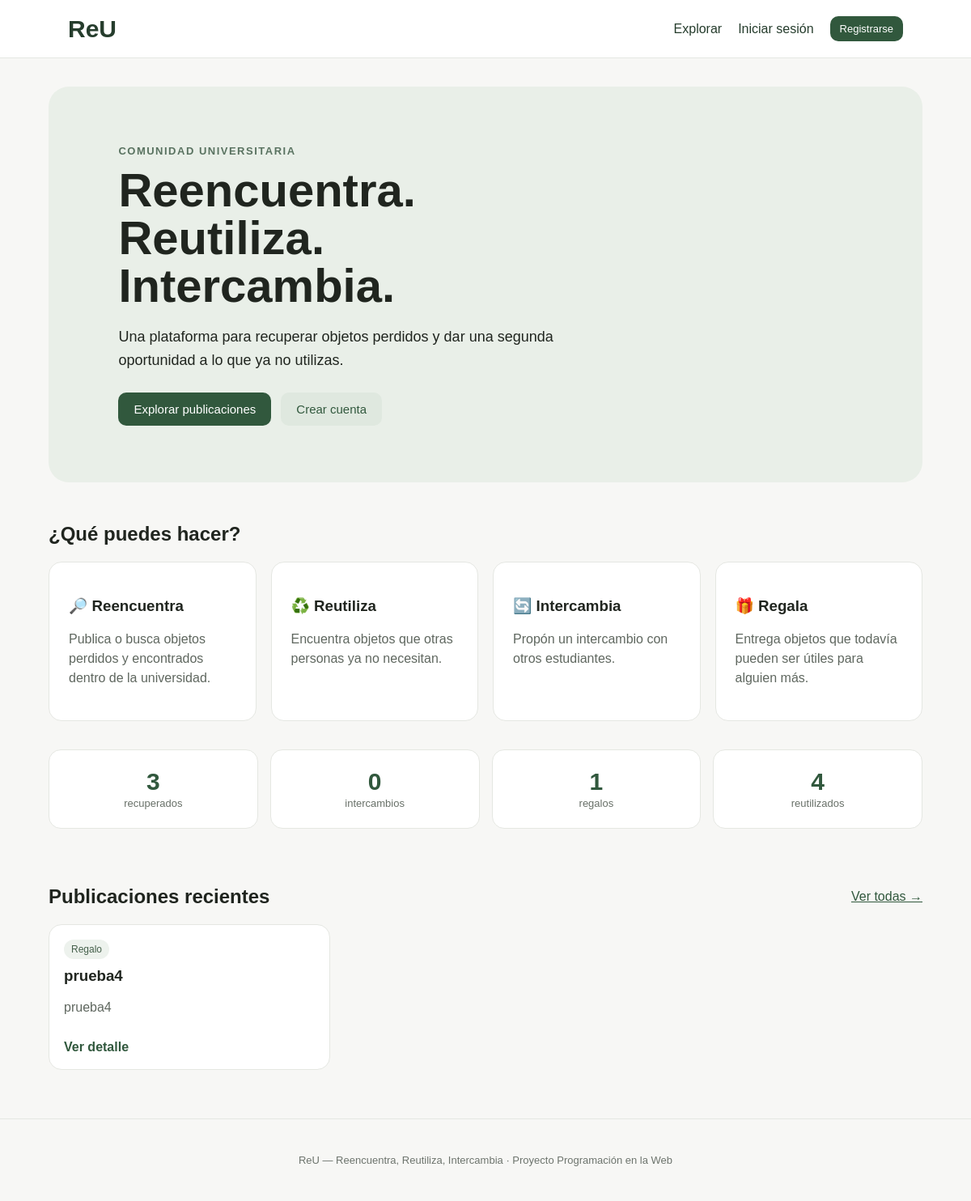
The page / on the database its author committed.
### core/models.py (models this page shows, shortened)
class Publicacion(models.Model):
    TIPO_CHOICES = [
        ("PERDIDO", "Perdido"),
        ("ENCONTRADO", "Encontrado"),
        ("INTERCAMBIO", "Intercambio"),
        ("REGALO", "Regalo"),
    ]
    ESTADO_OBJETO_CHOICES = [
        ("BUENO", "Bueno"),
        ("REGULAR", "Regular"),
        ("USADO", "Usado"),
    ]
    ESTADO_PUBLICACION_CHOICES = [
        ("ACTIVA", "Activa"),
        ("EN_PROCESO", "En proceso"),
        ("RESUELTA", "Resuelta"),
        ("CANCELADA", "Cancelada"),
    ]
    usuario = models.ForeignKey(
        Usuario,
        on_delete=models.CASCADE,
        related_name="publicaciones",
    )
    categoria = models.ForeignKey(
        Categoria,
        on_delete=models.PROTECT,
        related_name="publicaciones",
    )
    tipo = models.CharField(max_length=20, choices=TIPO_CHOICES)
    titulo = models.CharField(max_length=150)
    descripcion = models.TextField()
    estado_objeto = models.CharField(
        max_length=20,
        choices=ESTADO_OBJETO_CHOICES,
        blank=True,
    )
    ubicacion = models.CharField(max_length=150, blank=True)
    valor_tokens = models.PositiveIntegerField(default=0)
    coord_x = models.FloatField(null=True, blank=True)
    coord_y = models.FloatField(null=True, blank=True)
    imagen = models.ImageField(upload_to="publicaciones/", blank=True, null=True)
    fecha_publicacion = models.DateTimeField(auto_now_add=True)
    estado_publicacion = models.CharField(
        max_length=20,
        choices=ESTADO_PUBLICACION_CHOICES,
        default="ACTIVA",
    )
    class Meta:
        ordering = ["-fecha_publicacion"]

### core/views.py (the view)
# urls.py: path("", views.home, name="home"),
def home(request):
    context = {
        "recuperados": Publicacion.objects.filter(
            tipo__in=["PERDIDO", "ENCONTRADO"],
            estado_publicacion="RESUELTA",
        ).count(),
        "intercambios": Publicacion.objects.filter(
            tipo="INTERCAMBIO",
            estado_publicacion="RESUELTA",
        ).count(),
        "regalos": Publicacion.objects.filter(
            tipo="REGALO",
            estado_publicacion="RESUELTA",
        ).count(),
        "reutilizados": Publicacion.objects.filter(
            estado_publicacion="RESUELTA"
        ).count(),
        "ultimas": Publicacion.objects.filter(
            estado_publicacion="ACTIVA"
        )[:6],
    }
    return render(request, "home.html", context)

### templates/home.html (shortened to what this page needs)
{% extends "base.html" %}
{% block content %}
<section class="hero">
    <div>
        <span class="eyebrow">Comunidad universitaria</span>
        <h1>Reencuentra.<br>Reutiliza.<br>Intercambia.</h1>
        <p>Una plataforma para recuperar objetos perdidos y dar una segunda oportunidad a lo que ya no utilizas.</p>
        <div class="actions">
            <a class="btn" href="{% url 'explorar' %}">Explorar publicaciones</a>
            {% if user.is_authenticated %}
                <a class="btn secondary" href="{% url 'publicar' %}">Publicar un objeto</a>
            {% else %}
                <a class="btn secondary" href="{% url 'registro' %}">Crear cuenta</a>
            {% endif %}
        </div>
    </div>
</section>
<section class="section">
    <h2>¿Qué puedes hacer?</h2>
    <div class="grid-4">
        <article class="card"><h3>🔎 Reencuentra</h3><p>Publica o busca objetos perdidos y encontrados dentro de la universidad.</p></article>
        <article class="card"><h3>♻️ Reutiliza</h3><p>Encuentra objetos que otras personas ya no necesitan.</p></article>
        <article class="card"><h3>🔄 Intercambia</h3><p>Propón un intercambio con otros estudiantes.</p></article>
        <article class="card"><h3>🎁 Regala</h3><p>Entrega objetos que todavía pueden ser útiles para alguien más.</p></article>
    </div>
</section>
<section class="stats">
    <div><strong>{{ recuperados }}</strong><span>recuperados</span></div>
    <div><strong>{{ intercambios }}</strong><span>intercambios</span></div>
    <div><strong>{{ regalos }}</strong><span>regalos</span></div>
    <div><strong>{{ reutilizados }}</strong><span>reutilizados</span></div>
</section>
<section class="section">
    <div class="section-header">
        <h2>Publicaciones recientes</h2>
        <a href="{% url 'explorar' %}">Ver todas →</a>
    </div>
    <div class="cards">
        {% for p in ultimas %}
        <article class="object-card">
            <div class="object-body">
                <span class="tag">{{ p.get_tipo_display }}</span>
                <h3>{{ p.titulo }}</h3>
                <p>{{ p.descripcion|truncatechars:100 }}</p>
                <a href="{% url 'detalle' p.pk %}">Ver detalle</a>
            </div>
        </article>
        {% empty %}
            <p>Aún no hay publicaciones activas.</p>
        {% endfor %}
    </div>
</section>
{% endblock %}

### static/css/style.css (style rules this page uses)
* { box-sizing: border-box; }
body { margin: 0; font-family: Arial, sans-serif; background: #f7f7f5; color: #20251f; }
.hero { background: #e9efe8; border-radius: 25px; padding: 70px 8%; min-height: 410px; display: flex; align-items: center; }
.hero h1 { font-size: 58px; line-height: 1.02; margin: 10px 0 20px; }
.hero p { max-width: 620px; font-size: 18px; line-height: 1.6; }
.eyebrow { font-size: 13px; text-transform: uppercase; letter-spacing: 1.5px; font-weight: bold; color: #597260; }
.actions { display: flex; gap: 12px; flex-wrap: wrap; margin-top: 25px; }
.btn { display: inline-block; border: 0; background: #31583d; color: white !important; padding: 12px 19px; border-radius: 10px; text-decoration: none; cursor: pointer; font-size: 15px; }
.btn.secondary { background: #dfe8df; color: #31583d !important; }
.section { margin-top: 50px; }
.section-header { display: flex; justify-content: space-between; align-items: center; }
.section-header a { color: #31583d; }
.grid-4, .cards { display: grid; grid-template-columns: repeat(4, 1fr); gap: 18px; }
.cards { grid-template-columns: repeat(3, 1fr); }
.card, .object-card, .form-card, .request-card { background: #fff; border: 1px solid #e5e7e2; border-radius: 16px; }
.card { padding: 24px; min-height: 170px; }
.card p, .object-body p { line-height: 1.5; color: #5f675f; }
.object-card { overflow: hidden; }
.object-body { padding: 18px; }
.object-body h3 { margin: 10px 0; }
.object-body a { color: #31583d; font-weight: bold; text-decoration: none; display: inline-block; margin-top: 12px; }
.tag { display: inline-block; background: #edf2ed; border-radius: 20px; padding: 5px 9px; font-size: 12px; color: #45604b; }
.stats { display: grid; grid-template-columns: repeat(4, 1fr); gap: 15px; margin-top: 35px; }
.stats div { background: #fff; border: 1px solid #e5e7e2; border-radius: 15px; padding: 22px; text-align: center; }
.stats strong { display: block; font-size: 30px; color: #31583d; }
.stats span { font-size: 13px; color: #687068; }

### rows shown on the page
Publicacion: tipo "Regalo", titulo "prueba4", descripcion "prueba4"

### other values the page prints
{{ recuperados }} "3"
{{ intercambios }} "0"
{{ regalos }} "1"
{{ reutilizados }} "4"
